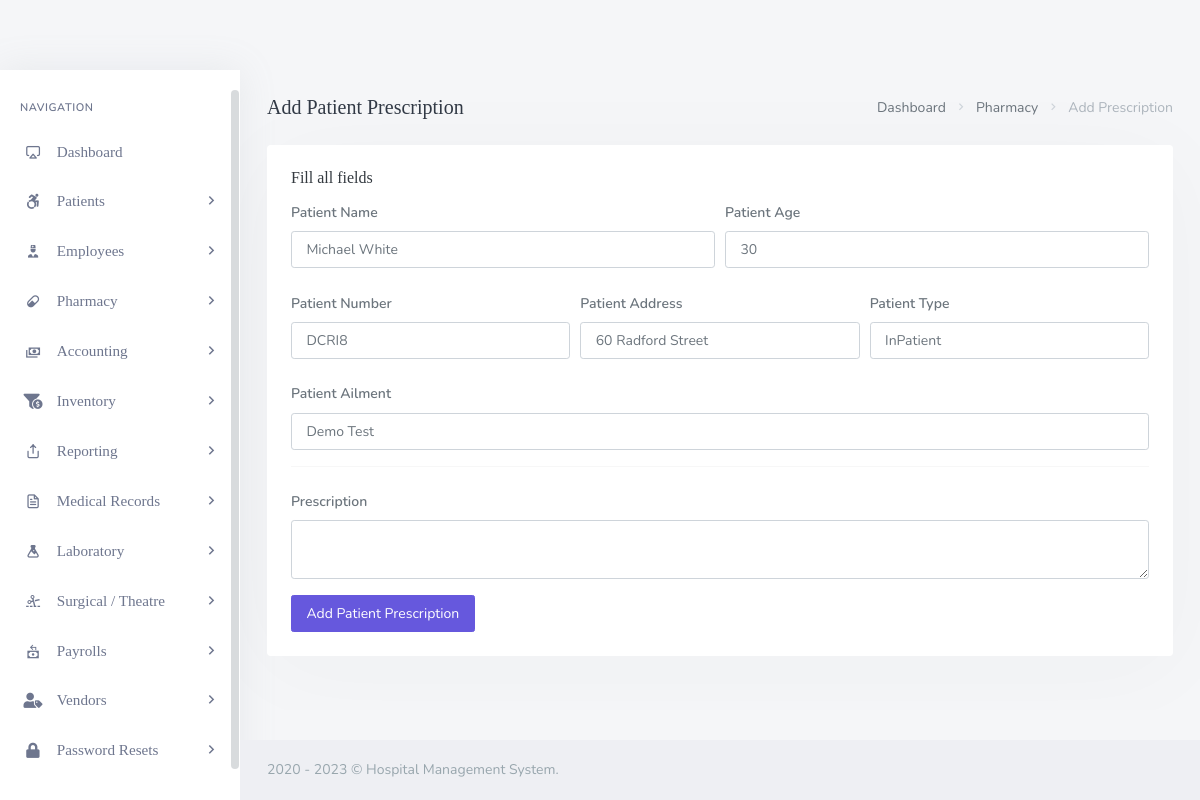
The page /backend/admin/his_admin_add_single_pres.php?pat_number=DCRI8 on the database its author committed.
### tables this page shows
CREATE TABLE `his_patients` (
  `pat_id` int(20) NOT NULL,
  `pat_fname` varchar(200) DEFAULT NULL,
  `pat_lname` varchar(200) DEFAULT NULL,
  `pat_dob` varchar(200) DEFAULT NULL,
  `pat_age` varchar(200) DEFAULT NULL,
  `pat_number` varchar(200) DEFAULT NULL,
  `pat_addr` varchar(200) DEFAULT NULL,
  `pat_phone` varchar(200) DEFAULT NULL,
  `pat_type` varchar(200) DEFAULT NULL,
  `pat_date_joined` timestamp(6) NOT NULL DEFAULT CURRENT_TIMESTAMP(6) ON UPDATE CURRENT_TIMESTAMP(6),
  `pat_ailment` varchar(200) DEFAULT NULL,
  `pat_discharge_status` varchar(200) DEFAULT NULL
);

### backend/admin/his_admin_add_single_pres.php (the view, shortened to what this page needs)
<?php
	include('assets/inc/config.php');
?>
<!DOCTYPE html>
<html lang="en">
    <?php include('assets/inc/head.php');?>
    <body>
        <div id="wrapper">
            <?php include("assets/inc/sidebar.php");?>
            <?php
                $pat_number = $_GET['pat_number'];
                $ret="SELECT  * FROM his_patients WHERE pat_number=?";
                $stmt= $mysqli->prepare($ret) ;
                $stmt->bind_param('s',$pat_number);
                $stmt->execute() ;
                $res=$stmt->get_result();
                while($row=$res->fetch_object())
                {
            ?>
                <div class="content-page">
                    <div class="content">
                        <div class="container-fluid">
                            <div class="row">
                                <div class="col-12">
                                    <div class="page-title-box">
                                        <div class="page-title-right">
                                            <ol class="breadcrumb m-0">
                                                <li class="breadcrumb-item"><a href="his_admin_dashboard.php">Dashboard</a></li>
                                                <li class="breadcrumb-item"><a href="javascript: void(0);">Pharmacy</a></li>
                                                <li class="breadcrumb-item active">Add Prescription</li>
                                            </ol>
                                        </div>
                                        <h4 class="page-title">Add Patient Prescription</h4>
                                    </div>
                                </div>
                            </div>
                            <div class="row">
                                <div class="col-12">
                                    <div class="card">
                                        <div class="card-body">
                                            <h4 class="header-title">Fill all fields</h4>
                                            <form method="post">
                                                <div class="form-row">
                                                    <div class="form-group col-md-6">
                                                        <label for="inputEmail4" class="col-form-label">Patient Name</label>
                                                        <input type="text" required="required" readonly name="pres_pat_name" value="<?php echo $row->pat_fname;?> <?php echo $row->pat_lname;?>" class="form-control" id="inputEmail4" placeholder="Patient's First Name">
                                                    </div>
                                                    <div class="form-group col-md-6">
                                                        <label for="inputPassword4" class="col-form-label">Patient Age</label>
                                                        <input required="required" type="text" readonly name="pres_pat_age" value="<?php echo $row->pat_age;?>" class="form-control"  id="inputPassword4" placeholder="Patient`s Last Name">
                                                    </div>
                                                </div>
                                                <div class="form-row">
                                                    <div class="form-group col-md-4">
                                                        <label for="inputEmail4" class="col-form-label">Patient Number</label>
                                                        <input type="text" required="required" readonly name="pres_pat_number" value="<?php echo $row->pat_number;?>" class="form-control" id="inputEmail4" placeholder="DD/MM/YYYY">
                                                    </div>
                                                    <div class="form-group col-md-4">
                                                        <label for="inputPassword4" class="col-form-label">Patient Address</label>
                                                        <input required="required" type="text" readonly name="pres_pat_addr" value="<?php echo $row->pat_addr;?>" class="form-control"  id="inputPassword4" placeholder="Patient`s Age">
                                                    </div>
                                                    <div class="form-group col-md-4">
                                                        <label for="inputPassword4" class="col-form-label">Patient Type</label>
                                                        <input required="required" readonly type="text" name="pres_pat_type" value="<?php echo $row->pat_type;?>" class="form-control"  id="inputPassword4" placeholder="Patient`s Age">
                                                    </div>
                                                </div>
                                                <div class="form-group ">
                                                        <label for="inputCity" class="col-form-label">Patient Ailment</label>
                                                        <input required="required" type="text" value="<?php echo $row->pat_ailment;?>" name="pres_pat_ailment" class="form-control" id="inputCity">
                                                </div>
                                                <hr>
                                                <div class="form-group">
                                                        <label for="inputAddress" class="col-form-label">Prescription</label>
                                                        <textarea required="required"  type="text" class="form-control" name="pres_ins" id="editor"></textarea>
                                                </div>
                                                <button type="submit" name="add_patient_presc" class="ladda-button btn btn-primary" data-style="expand-right">Add Patient Prescription</button>
                                            </form>
                                        </div>
                                    </div>
                                </div>
                            </div>
                        </div>
                    </div>
                    <?php include('assets/inc/footer.php');?>
                </div>
            <?php }?>
        </div>
    </body>
</html>

### backend/admin/assets/inc/footer.php
<footer class="footer">
    <div class="container-fluid">
        <div class="row">
            <div class="col-md-12">
                2020 - <?php echo date('Y'); ?> &copy; Hospital Management System. </a>
            </div>
        </div>
    </div>
</footer>

### rows shown on the page
his_patients: pres_pat_name "Michael White", pres_pat_age "30", pres_pat_number "DCRI8", pres_pat_addr "60 Radford Street", pres_pat_type "InPatient", pres_pat_ailment "Demo Test"
